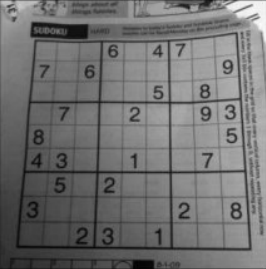
#> input picture 14-图像梯度/dave.jpg, 266 x 269 px
$ python gradient.py   (older library calls are emulated)
#> lines starting #> are read from the running program, lines starting #| are printed output that depends on the picture
'''
图像梯度
图像边界
函数
    cv2.Sobel()
    cv2.Schar()
    cv2.Laplacian()

原理
    梯度简单来说就是求导，梯度滤波器：Sobel求一阶或二阶导数,Schar求一阶或二阶导数,Laplacian求二阶导数
'''


'''
Sobel算子和Schar算子
    Sobel算子是高斯平滑与微分操作的结合，如果卷积核的大小Ksize = -1,会使用3x3的Schar滤波器
    3x3 Schar滤波器卷积核：
    X方向：-3  0  3
          -10  0 10
          -3  0  3

    Y方向: -3  -10  -3
           0   0    0
           3   10   3

    也就是对方向的转置
'''

'''
Laplacian算子
    拉普拉斯算子使用二阶导数的形式定义，计算拉普拉斯算子时直接调用Sobel算子

    滤波器卷积核
        k = 0  1  0
            1  -4 1
            0  1  0
'''

'''
使用3种方法进行操作，卷积核大小5X5
'''

import cv2
import numpy as np
import matplotlib.pyplot as plt

img = cv2.imread('dave.jpg',0)
#> img is the input picture: shape (269, 266); min 1, max 251, mean 112.6

#cv2.CV_64F输出图像的深度，可以使用-1，与原图像保持一致，np.uint8
laplacian = cv2.Laplacian(img,cv2.CV_64F)

#参数1,0为只在X方向求一阶导数，最大可以求二阶
sobelx = cv2.Sobel(img,cv2.CV_64F,1,0,ksize=5)
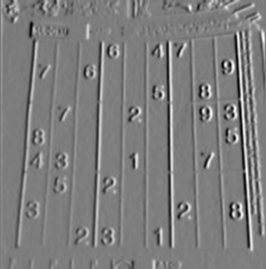
#> sobelx: shape (269, 266) float64; min -4599, max 4784, mean 40.8; drawn with min black and max white

#参数0,1为只在y方向求一阶导数，最大可以求二阶
sobely = cv2.Sobel(img,cv2.CV_64F,0,1,ksize=5)
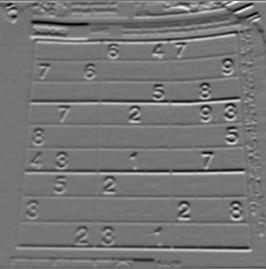
#> sobely: shape (269, 266) float64; min -4917, max 5698, mean -24.2; drawn with min black and max white

plt.subplot(2,2,1),plt.imshow(img,cmap = 'gray')
plt.title('Orginal'),plt.xticks([]),plt.yticks([])

plt.subplot(2,2,2),plt.imshow(laplacian,cmap = 'gray')
plt.title('Laplacian'),plt.xticks([]),plt.yticks([])

plt.subplot(2,2,3),plt.imshow(sobelx,cmap = 'gray')
plt.title('sobelx'),plt.xticks([]),plt.yticks([])

plt.subplot(2,2,4),plt.imshow(sobely,cmap = 'gray')
plt.title('sobely'),plt.xticks([]),plt.yticks([])

cv2.imwrite('laplacian.jpg',laplacian)
cv2.imwrite('sobelx.jpg',sobelx)
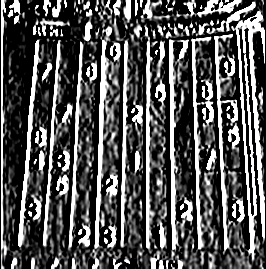
#> saved as sobelx.jpg: shape (269, 266); min 0, max 255, mean 83.9
cv2.imwrite('sobely.jpg',sobely)
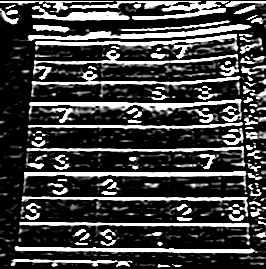
#> saved as sobely.jpg: shape (269, 266); min 0, max 255, mean 66.9

plt.show()

'''
黑到白的边界的导数是整数，白到黑的边界的导数是负数，如果原图像的深度是np.int8时，负值会被截断为0，就是把边界丢失掉
下面的代码是深度不同的不同效果
'''

img1 = cv2.imread('boxs.png',0)
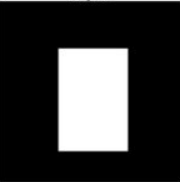
#> input picture 14-图像梯度/boxs.png, 180 x 182 px
#> img1 is the input picture: shape (182, 180); min 0, max 255, mean 57.4

#output dtype =cv2.CV_8U
sobelx8u = cv2.Sobel(img1,cv2.CV_8U,1,0,ksize=5)

#output dtype = cv2.CV_64F and convert to cv2.CV_8U
sobelx64f = cv2.Sobel(img1,cv2.CV_64F,1,0,ksize=5)
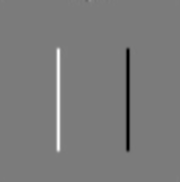
#> sobelx64f: shape (182, 180) float64; min -9661, max 10240, mean -0.2; drawn with min black and max white
#取绝对值
abs_sobel64f = np.absolute(sobelx64f)
#转换为8u
sobel_8u = np.uint8(abs_sobel64f)
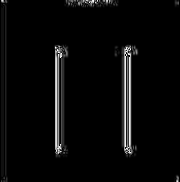
#> sobel_8u: shape (182, 180); min 0, max 255, mean 8.4

plt.subplot(1,3,1),plt.imshow(img1,cmap = 'gray')
plt.title('Orginal'),plt.xticks([]),plt.yticks([])

plt.subplot(1,3,2),plt.imshow(sobelx8u,cmap = 'gray')
plt.title('Sobel CV_8U'),plt.xticks([]),plt.yticks([])

plt.subplot(1,3,3),plt.imshow(sobel_8u,cmap = 'gray')
plt.title('Sobel abs(CV_64F)'),plt.xticks([]),plt.yticks([])


cv2.imwrite('CV_8U.png',sobelx8u)
cv2.imwrite('abs(CV_64F).png',sobel_8u)

plt.show()

'''
图像显示的是从黑到白的边界存在，从白到黑的边界不存在，导致边界消失
所以先求CV_64F，再对其取绝对值，再转化为CV_8U
'''

plt.subplot(1,3,1),plt.imshow(sobelx64f,cmap = 'gray')
plt.title('Sobel CV_64F'),plt.xticks([]),plt.yticks([])

plt.subplot(1,3,2),plt.imshow(abs_sobel64f,cmap = 'gray')
plt.title('Sobel abs(CV_64F)'),plt.xticks([]),plt.yticks([])

plt.subplot(1,3,3),plt.imshow(sobel_8u,cmap = 'gray')
plt.title('Sobel CV_8U'),plt.xticks([]),plt.yticks([])

plt.show()
